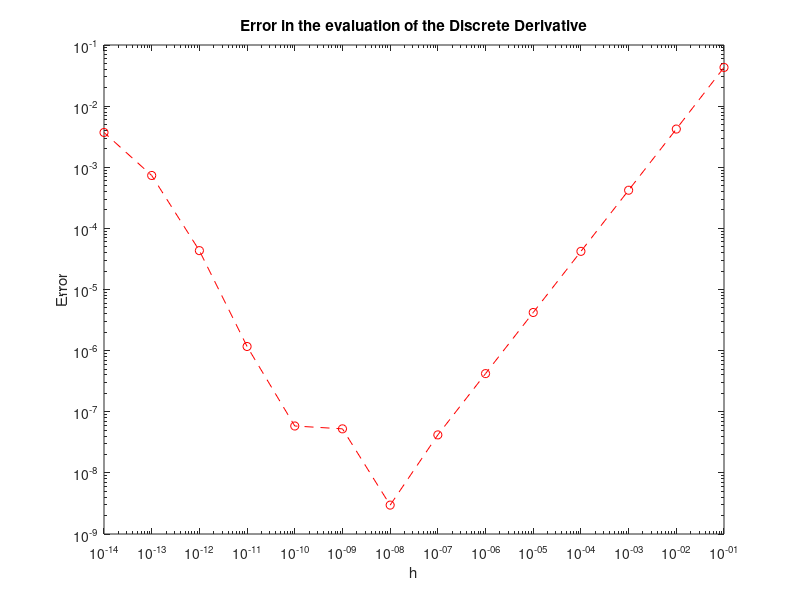

MATLAB code for this plot:
% A concrete demosntration of the effect of catastrophic cancellation
% in the evaluation of the discrete derivatives -- cannot take the paramete h too small!
% You can run this script from the CLI with <matlab -nosplash -nodesktop -r "run discrderiv.m">

function myF()
  
  N=14;
  
  for i=1:N
    h(i)=10^(-i);
    dder(i)=dsin(1,h(i));
    err(i)=abs(dder(i)-cos(1));
  end
  
  figure(1);
  loglog(h,err,'ro--');
  title('Error in the evaluation of the Discrete Derivative');
  xlabel('h');
  ylabel('Error');
    
end

function der = dsin(x,h)
  der = (sin(x+h)-sin(x))/h;
end
